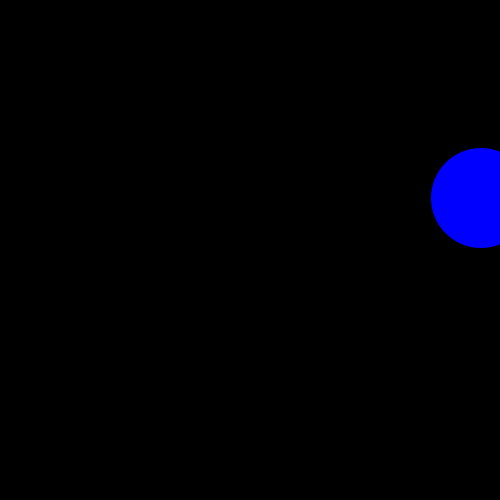
Frame 1 (no input)
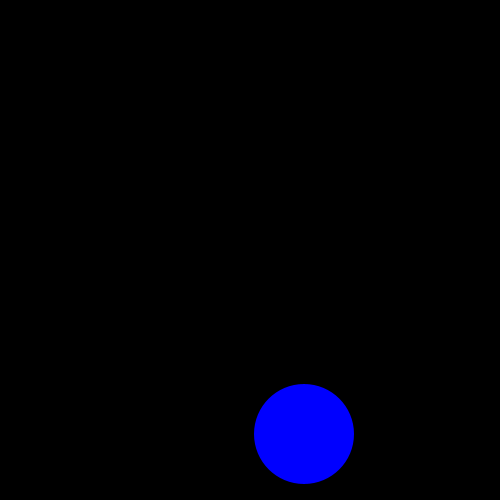
Frame 60 (the mouse pressed at the canvas centre just before this capture)
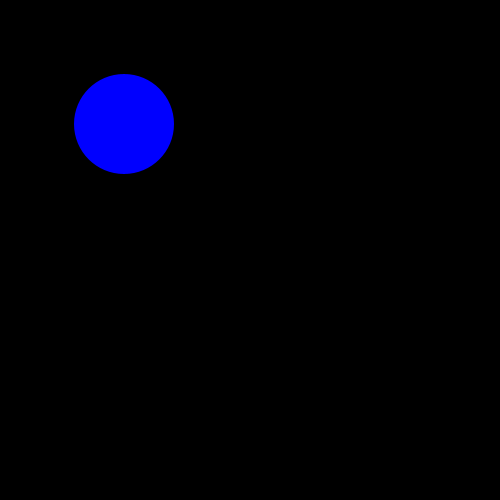
Frame 120 (the mouse held since frame 60 and released just before this capture)

The Processing sketch that drew these frames (run headless with seeded random() and noise(); from frame 60 on, the mouse is pressed at the canvas centre):

// Processing sketch: processing_83154
// ── processing_83154.pde

//Jeffrey C.  CP1 4-5 Bouncing Ball 12/14/12
//URL: http://www.openprocessing.org/user/21148
ball One;
void setup()
{
  One = new ball();
  size(500, 500);
}

void draw()
{
  background(0);
  One.move();
  One.bounce();
  One.show();
}
 
class ball
{
  int x;
  int y;
  boolean up, right;
  ball()
  {
    x=int(random(750));
    y=int(random(750));
    up=false;
    right=false;
  }
 
 
  void move()
  {
    if (right == true)
    {
      x+=4;
    }
    else
    {
      x-=3;
    }
    if (up == true)
    {
      y-=6;
    }
    else
    {
      y+=4;
    }
  }
 
  void bounce()
  {
    if (x<50)
    {
      right = true;
    }
    if (x>450)
    {
      right = false;
    }
    if (y<50)
    {
      up = false;
    }
    if (y>450)
    {
      up = true;
    }
  }
 
  void show()
  {
    noStroke();
    fill(0,0,255);
    ellipse(x, y, 100, 100);
  }
}
